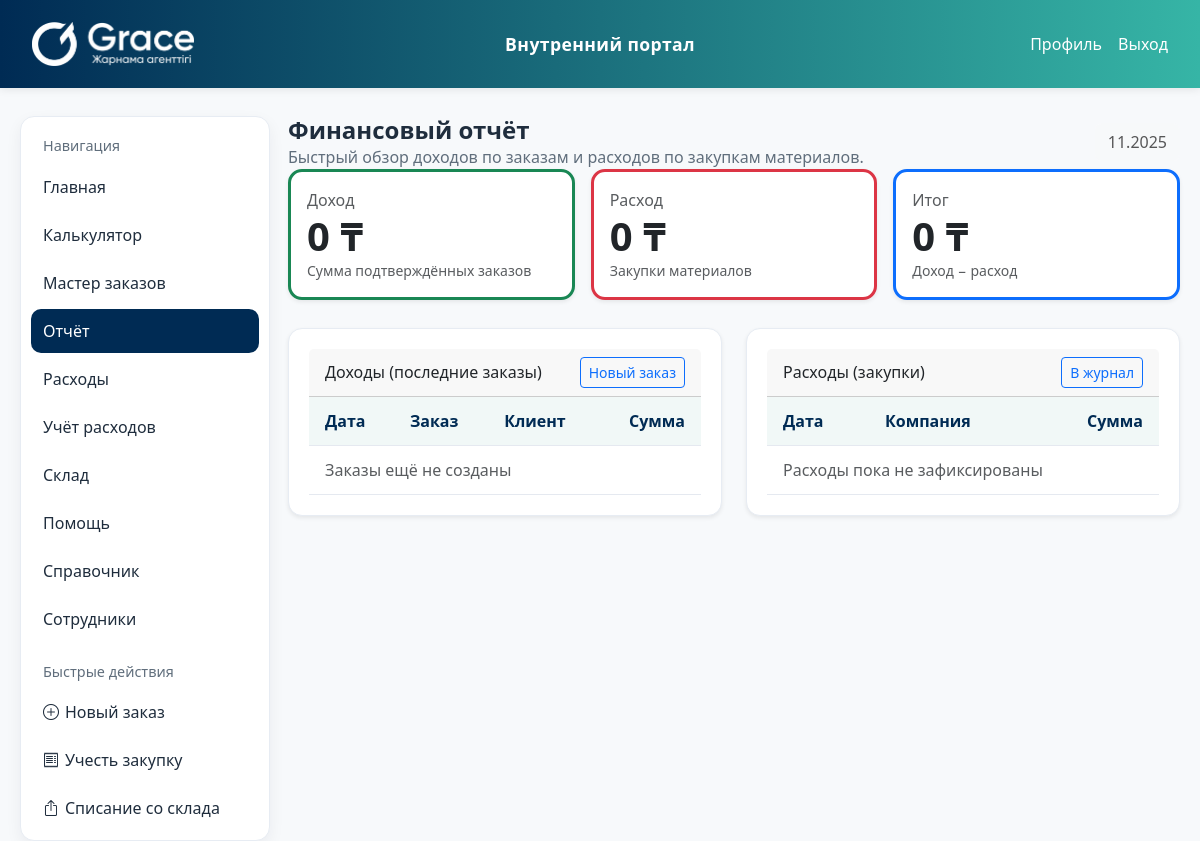
The app's page /report/, older data.
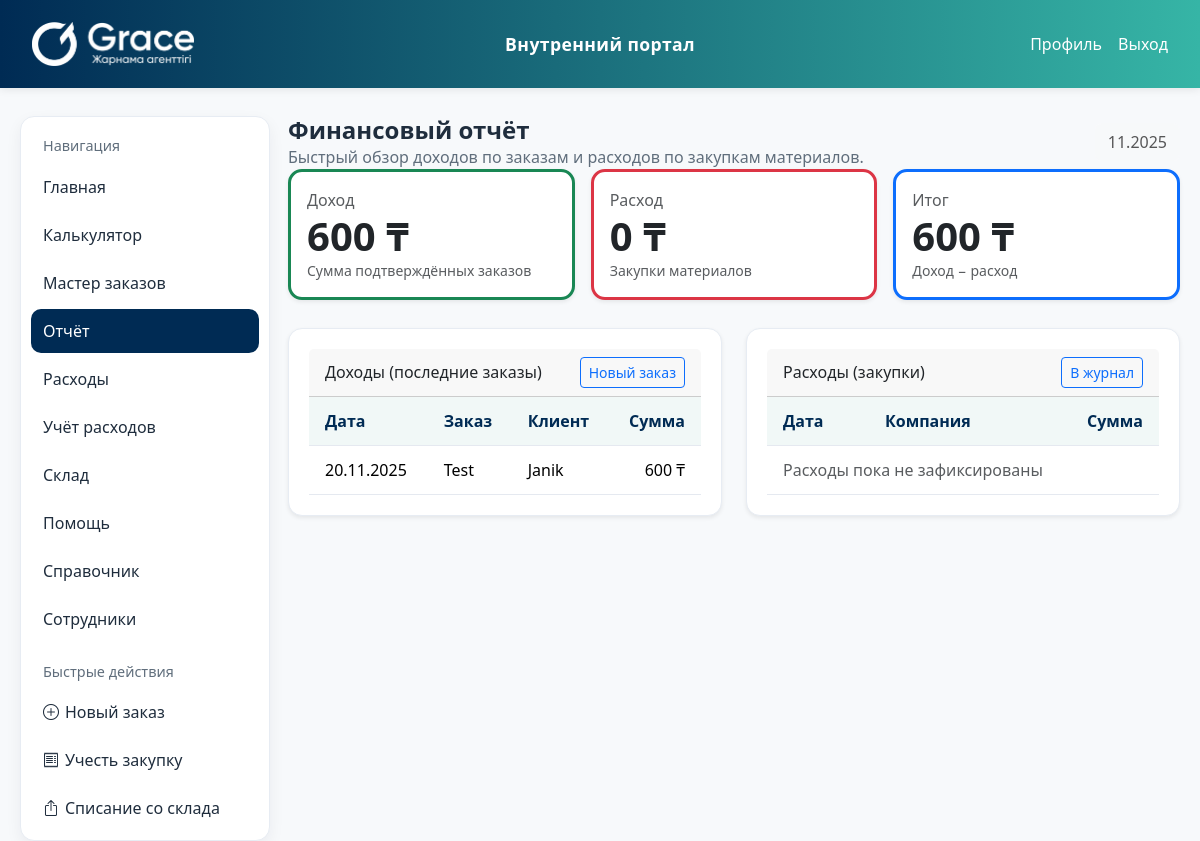
The same page, newer data.
### portal/models.py (models this page shows, shortened)
class TimestampedModel(models.Model):
    created_at = models.DateTimeField(auto_now_add=True)
    updated_at = models.DateTimeField(auto_now=True)
    class Meta:
        abstract = True

class Order(TimestampedModel):
    class Status(models.TextChoices):
        DEVELOPMENT = "development", "В разработке"
        OFFICE = "office", "В офисе"
        WORKSHOP = "workshop", "В цеху"
        INSTALLATION = "installation", "Монтаж"
        DONE = "done", "Завершено"
    title = models.CharField(max_length=255)
    client = models.ForeignKey(Client, on_delete=models.CASCADE, related_name="orders")
    description = models.TextField(blank=True)
    status = models.CharField(max_length=32, choices=Status.choices, default=Status.DEVELOPMENT)
    start_date = models.DateField("Дата начала", null=True, blank=True)
    end_date = models.DateField("Дата завершения", null=True, blank=True)
    total_amount = models.DecimalField(max_digits=12, decimal_places=2, default=0)
    is_locked = models.BooleanField(
        default=False,
        help_text="Заблокированные заказы нельзя редактировать без прав супер-админа",
    )
    class Meta:
        ordering = ["-created_at"]

class Client(TimestampedModel):
    name = models.CharField(max_length=255)
    contact_person = models.CharField(max_length=255, blank=True)
    email = models.EmailField(blank=True)
    phone = models.CharField(max_length=64, blank=True)
    address = models.CharField(max_length=255, blank=True)
    notes = models.TextField(blank=True)

### portal/views.py (the view)
# urls.py: path('report/', views.report, name='report'),
def report(request):
    order_bounds = Order.objects.aggregate(
        min_date=Min("created_at"), max_date=Max("created_at")
    )
    expense_bounds = Expense.objects.aggregate(
        min_date=Min("expense_date"), max_date=Max("expense_date")
    )
    bounds = [
        _normalize_to_date(order_bounds.get("min_date")),
        _normalize_to_date(expense_bounds.get("min_date")),
    ]
    bounds_max = [
        _normalize_to_date(order_bounds.get("max_date")),
        _normalize_to_date(expense_bounds.get("max_date")),
    ]
    min_date = min([d for d in bounds if d]) if any(bounds) else None
    max_date = max([d for d in bounds_max if d]) if any(bounds_max) else None
    month_ctx = _month_context(request, min_date, max_date)
    income_qs = (
        Order.objects.select_related("client")
        .filter(
            created_at__date__gte=month_ctx["month_start"],
            created_at__date__lt=month_ctx["month_end"],
        )
        .order_by("-created_at")
    )
    income_total = income_qs.aggregate(total=Sum("total_amount"))
    income_total = income_total.get("total") or Decimal("0")
    expense_qs = (
        Expense.objects.filter(
            expense_date__gte=month_ctx["month_start"],
            expense_date__lt=month_ctx["month_end"],
        )
        .order_by("-expense_date")
    )
    expense_total = expense_qs.aggregate(total=Sum("amount"))
    expense_total = expense_total.get("total") or Decimal("0")
    context = {
        "income_total": income_total,
        "expense_total": expense_total,
        "net_total": income_total - expense_total,
        "income_rows": income_qs,
        "expense_rows": expense_qs,
        "report_month": month_ctx,
    }
    return render(request, "portal/report.html", context)

### portal/context_processors.py (called while the page is built)
def app_config(request):
    return {"APP_CONFIG": {
        "TRELLO_KEY": os.getenv("TRELLO_KEY", ""),
        "TRELLO_TOKEN": os.getenv("TRELLO_TOKEN", ""),
        "SHEETS_API_KEY": os.getenv("SHEETS_API_KEY", ""),
    }}

### portal/views.py (called while the page is built)
def _normalize_to_date(value):
    if value is None:
        return None
    if isinstance(value, datetime):
        return value.date()
    return value

### portal/templates/portal/report.html (shortened to what this page needs)
{% extends 'portal/base.html' %}
{% block content %}
  <div class="d-flex justify-content-between align-items-center flex-wrap gap-2">
    <div>
      <h1 class="page-title mb-0">Финансовый отчёт</h1>
      <p class="page-sub mb-0">Быстрый обзор доходов по заказам и расходов по закупкам материалов.</p>
    </div>
    <div class="btn-group">
      <span class="btn btn-light disabled">{{ report_month.month_label }}</span>
    </div>
  </div>
  <div class="row row-cols-1 row-cols-md-3 g-3">
    <div class="col">
      <div class="card shadow-sm p-3 h-100 border-start border-3 border-success">
        <div class="text-muted">Доход</div>
        <div class="display-6 fw-bold">{{ income_total|default:0|floatformat:0 }} ₸</div>
        <div class="small text-muted">Сумма подтверждённых заказов</div>
      </div>
    </div>
    <div class="col">
      <div class="card shadow-sm p-3 h-100 border-start border-3 border-danger">
        <div class="text-muted">Расход</div>
        <div class="display-6 fw-bold">{{ expense_total|default:0|floatformat:0 }} ₸</div>
        <div class="small text-muted">Закупки материалов</div>
      </div>
    </div>
    <div class="col">
      <div class="card shadow-sm p-3 h-100 border-start border-3 border-primary">
        <div class="text-muted">Итог</div>
        <div class="display-6 fw-bold">{{ net_total|default:0|floatformat:0 }} ₸</div>
        <div class="small text-muted">Доход − расход</div>
      </div>
    </div>
  </div>
  <div class="row g-4 mt-1">
    <div class="col-lg-6">
      <div class="card shadow-sm">
        <div class="card-header d-flex justify-content-between align-items-center">
          <div>Доходы (последние заказы)</div>
          <a href="{% url 'portal:wizard' %}" class="btn btn-sm btn-outline-primary">Новый заказ</a>
        </div>
        <div class="table-responsive">
          <table class="table mb-0">
            <thead class="table-light">
              <tr><th>Дата</th><th>Заказ</th><th>Клиент</th><th class="text-end">Сумма</th></tr>
            </thead>
            <tbody>
              {% for order in income_rows %}
                <tr>
                  <td>{{ order.created_at|date:'d.m.Y' }}</td>
                  <td>{{ order.title }}</td>
                  <td>{{ order.client.name }}</td>
                  <td class="text-end">{{ order.total_amount|floatformat:0 }} ₸</td>
                </tr>
              {% empty %}
                <tr><td colspan="4" class="text-muted">Заказы ещё не созданы</td></tr>
              {% endfor %}
            </tbody>
          </table>
        </div>
      </div>
    </div>
    <div class="col-lg-6">
      <div class="card shadow-sm">
        <div class="card-header d-flex justify-content-between align-items-center">
          <div>Расходы (закупки)</div>
          <a href="{% url 'portal:expenses' %}" class="btn btn-sm btn-outline-primary">В журнал</a>
        </div>
        <div class="table-responsive">
          <table class="table mb-0">
            <thead class="table-light">
              <tr><th>Дата</th><th>Компания</th><th class="text-end">Сумма</th></tr>
            </thead>
            <tbody>
              {% for expense in expense_rows %}
                <tr>
                  <td>{{ expense.expense_date|date:'d.m.Y' }}</td>
                  <td>{{ expense.supplier_name }}</td>
                  <td class="text-end">{{ expense.amount|default:0|floatformat:0 }} ₸</td>
                </tr>
              {% empty %}
                <tr><td colspan="4" class="text-muted">Расходы пока не зафиксированы</td></tr>
              {% endfor %}
            </tbody>
          </table>
        </div>
      </div>
    </div>
  </div>
{% endblock %}

Row changes from the older to the newer data that the page shows:
added Order: created_at "20.11.2025", title "Test", client.name "Janik", total_amount "600"
Text that changed along with them:
{{ income_total|default:0|floatformat:0 }}: "0" → "600"
{{ net_total|default:0|floatformat:0 }}: "0" → "600"
text no longer shown: "Заказы ещё не созданы"
